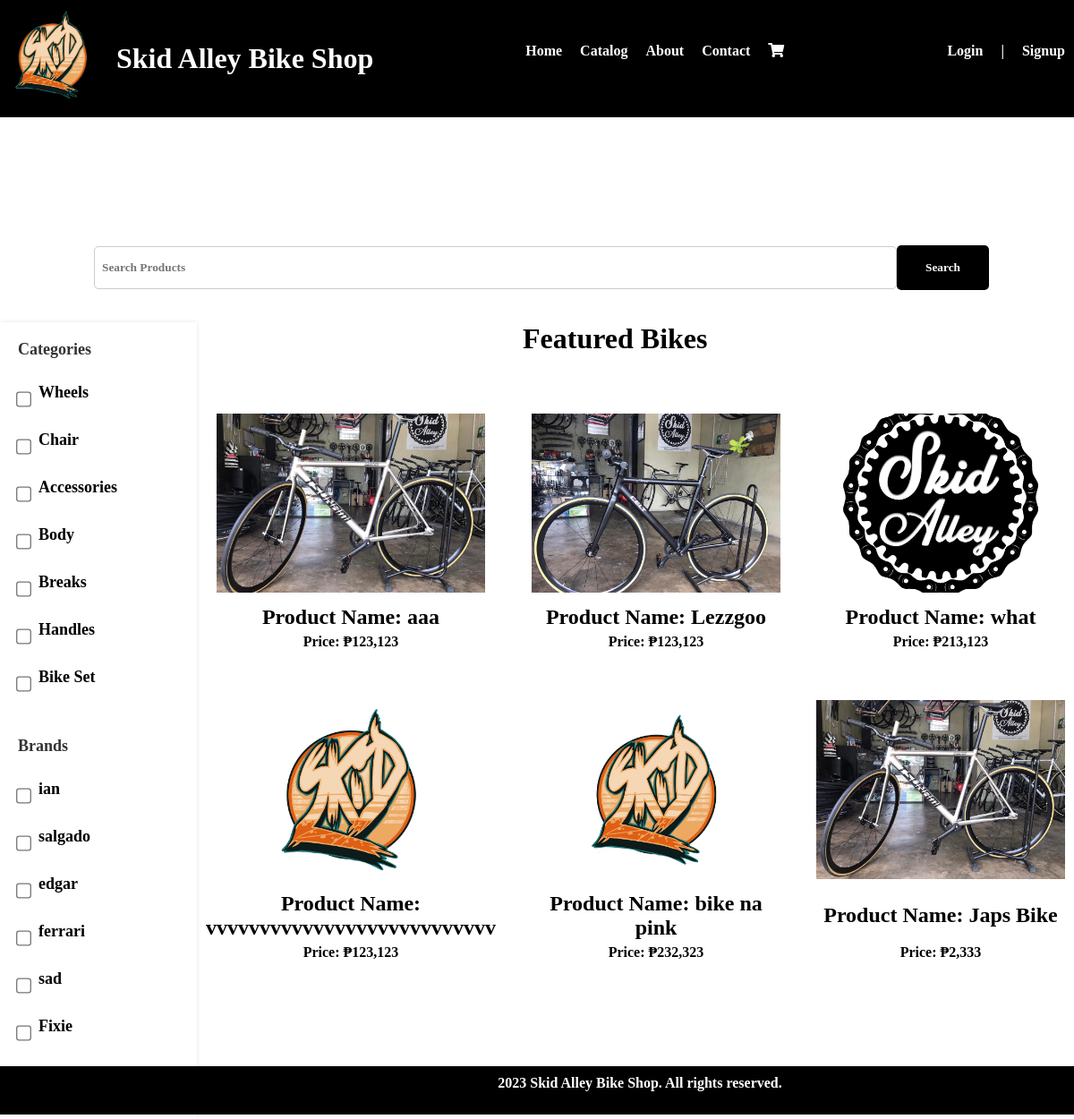
The page / on the database its author committed.
### tables this page shows
CREATE TABLE `content_management_logo` (
  `id` int(11) NOT NULL,
  `logo` text NOT NULL
);

CREATE TABLE `categories` (
  `id` int(30) NOT NULL,
  `category` varchar(250) NOT NULL,
  `description` varchar(250) NOT NULL,
  `status` tinyint(1) NOT NULL DEFAULT 1,
  `delete_flag` tinyint(1) NOT NULL
);

CREATE TABLE `brand_list` (
  `id` int(10) UNSIGNED NOT NULL,
  `name` varchar(50) NOT NULL,
  `image_path` text NOT NULL,
  `delete_flag` tinyint(1) NOT NULL,
  `status` tinyint(1) NOT NULL
);

CREATE TABLE `product_list` (
  `id` int(10) NOT NULL,
  `brand_id` int(11) NOT NULL,
  `category_id` int(11) NOT NULL,
  `name` varchar(250) NOT NULL,
  `models` varchar(250) NOT NULL,
  `description` varchar(250) NOT NULL,
  `price` float NOT NULL,
  `status` tinyint(1) NOT NULL DEFAULT 1,
  `image_path` text NOT NULL,
  `delete_flag` tinyint(1) NOT NULL
);

### index.php (the view, shortened to what this page needs)
<?php include('partials-front/menu.php'); ?>
<br>
<html>
<div class="searchsection">
    <form action="<?php echo SITEURL; ?>product-search.php" method="GET">
        <input id="searchbar" type="text" name="search" placeholder="Search Products">
        <button type="submit" id="searchbutton">Search</button>
    </form>
   </div>
    <br><br>
<div class="sidebar">
    <h2>Categories</h2>
    <ul>
        <?php
        $categorySql = "SELECT * FROM categories WHERE status = '1'";
        $categoryRes = mysqli_query($conn, $categorySql);
        while ($categoryRow = mysqli_fetch_assoc($categoryRes))
        {
            $categoryId = $categoryRow['id'];
            $categoryName = $categoryRow['category'];
            ?>
            <li>
                <label>
                <input type="checkbox" class="checkbox-category" name="category[]" value="<?php echo $categoryId; ?>">
                <span class="checkbox-text"><?php echo $categoryName ?></span>
                </label>
            </li>
            <?php
        }
        ?>
    </ul>
    <br><br>
    <h2>Brands</h2>
    <ul>
        <?php
        $brandSql = "SELECT * FROM brand_list WHERE status = '1'";
        $brandRes = mysqli_query($conn, $brandSql);
        while ($brandRow = mysqli_fetch_assoc($brandRes))
         {
            $brandId = $brandRow['id'];
            $brandName = $brandRow['name'];
            ?>
            <li>
                <label>
                    <input type="checkbox" class="checkbox-brand" name="brand[]" value="<?php echo $brandId; ?>">
                    <span class="checkbox-text"><?php echo $brandName ?></span>
                </label>
            </a></li>
            <?php
        }
        ?>
    </ul>
</div>
        <div class="bikelist-container clearfix" id="product-list">
        <br><br><br><br>
        <h1> Featured Bikes</h1>
        <br><br>
        <?php
        $sql = "SELECT pl.*, MAX(sl.quantity) AS stock_quantity, d.discount_percentage
        FROM product_list pl
        LEFT JOIN stock_list sl ON pl.id = sl.product_id
        LEFT JOIN discounts d ON pl.id = d.product_id AND NOW() BETWEEN d.start_time AND d.end_time
        WHERE pl.status = '1'
        GROUP BY pl.id, pl.name, pl.description, pl.image_path, pl.price, d.discount_percentage";
        $res = mysqli_query($conn, $sql);
        $count = mysqli_num_rows($res);
        if($count>0)
        {
            while($row=mysqli_fetch_assoc($res))
            {
                 $id = $row['id'];
                $title = $row['name'];
                $image_name = $row['image_path'];
                $price = $row['price'];
                $discountPercentage = $row['discount_percentage'];
                $discountedPrice = $price - ($price * $discountPercentage / 100);
                ?>
                <div class="bikelist">
                            <div class="bikes">
                                <?php
                                   if($image_name=="")
                                   {
                                    echo "<div class ='error'>Image not Available</div>";
                                   }
                                   else
                                   {
                                    ?>
                                     <a href="product-details.php?id=<?php echo $id; ?>">
                                        <img src="<?php echo SITEURL; ?>images/bike/<?php echo $image_name ?>"
                                            style="width: 300px">
                                    </a>
                                    <?php
                                   }
                                ?>
                                <h2> Product Name: <?php echo $title; ?> </h2>
                                <?php
                              if (!empty($discountPercentage) && $discountPercentage > 0) {
                                echo "<p class='price'>Price: ₱<span class='original-price'>" . number_format($price) . "</span></p>";
                                echo "<p class='discounted-price'>Discounted Price: ₱" . number_format($discountedPrice) . "</p>";
                            } else {
                                echo "<p class='price'>Price: ₱" . number_format($price) . "</p>";
                            }
                                ?>
                            </div>
                        </div>
                <?php
            }
        }
        else
        {
            echo "<div class = 'error'>Product not Added. </div>";
        }
        ?>
    </div>
</body>
</html>
<br><br><br><br>
<?php include('partials-front/footer.php'); ?>

### partials-front/menu.php (shortened to what this page needs)
<?php include('config/constants.php'); ?>
<!DOCTYPE html>
<html lang="en">
<head>
    <link rel="stylesheet" href="style.css">
    <link href="https://cdnjs.cloudflare.com/ajax/libs/font-awesome/5.15.4/css/all.min.css" rel="stylesheet">
</head>
<body>
    <div class="header">
        <?php
        $sql = "SELECT * FROM content_management_logo";
        $res = mysqli_query($conn, $sql);
        $count = mysqli_num_rows($res);
        if ($count > 0) {
            while ($row = mysqli_fetch_assoc($res)) {
                $logo = $row['logo'];
                ?>
                <div class="skidalley">
                <a href="<?php echo SITEURL; ?>index.php">  <?php
                            if ($logo == "")
                            {
                                echo "<div class='error'>Image not Added.</div>";
                            } else {
                                ?>
                                <img src="<?php echo SITEURL; ?>images/logo/<?php echo $logo; ?>"
                                     width="100px">
                                <?php
                            }
                            ?>
                            </img> </a>
                <a href="<?php echo SITEURL; ?>index.php"> <h1 id="name"> Skid Alley Bike Shop </h1> </a>
                </div>
             <?php
            }
        }
        else
        {
            echo  "<td colspan='4'><div class='error'>No Logo Added.</div></td>";
        }
      ?>
        <div class="navbar">
            <a href="<?php echo SITEURL; ?>home.php"> <p> Home </p> </a>
            <a href="<?php echo SITEURL; ?>index.php"> <p> Catalog </p> </a>
            <a href="<?php echo SITEURL; ?>about.php"> <p> About </p> </a>
            <a href="<?php echo SITEURL; ?>contact.php"> <p> Contact </p> </a>
            <a href="<?php echo SITEURL; ?>cart.php" class="cart-link">
                <i class="fas fa-shopping-cart"></i>
</a>
        </div>
        <div class="logsign">
        <?php
        if (isset($_SESSION['userLoggedIn']) && $_SESSION['userLoggedIn'] === true) {
            $username = $_SESSION['username'];
            $userId = $_SESSION['client_id'];
        ?>
            <div class="notifications">
            <a href="<?php echo SITEURL; ?>notifications.php">
                <p>Notifications</p>
                <?php
                if (isset($_SESSION['userLoggedIn'])) {
                    $notificationCount = getNotificationCount($userId);
                    if ($notificationCount > 0) {
                        echo '<span class="cart-count">' . $notificationCount . '</span>';
                    }
                }
                ?>
            </a>
        </div>
            <div class="user-container">
                <p id="username"><?php echo $username; ?></p>
                <div class="logout-dropdown">
                    <a href="<?php echo SITEURL; ?>orderstatus.php">My Order Status</a>
                    <a href="<?php echo SITEURL; ?>logout.php">Logout</a>
                </div>
            </div>
        <?php
        }
        else
        {
        ?>
            <a href="<?php echo SITEURL; ?>login.php"><p>Login</p></a>
            <p>|</p>
            <a href="<?php echo SITEURL; ?>signup.php"><p>Signup</p></a>
        <?php
        }
        ?>
        </div>
    </div>
</body>

### style.css (style rules this page uses)
* { padding: 0px; margin: 0px; font-family: 'Gill Sans MT'; font-weight:bolder; }
a { text-decoration: none; color: white; }
.header { align-items: center; align-content: center; padding: 10px; color: white; display: flex; background-color: black; position: relative; width: 100%; }
.skidalley { display: flex; align-items: center; gap: 20px; }
.navbar { display: flex; gap: 20px; margin-left: 170px; color: black; }
.navbar a { color: white; }
#name { color: white; }
.logsign { display: flex; margin-left: auto; gap: 10px; margin-right: 10px; }
.logsign p { margin-right: 10px; }
.searchsection { display: flex; text-align: center; align-items: center; padding-top: 125px; padding-left: 10px; color: black; gap: 10px; }
#searchbar { margin: 0; }
.bikelist-container { display: grid; grid-template-columns: repeat(3, 1fr); gap: 20px; }
.bikelist { display: inline-block; width: 100%; box-sizing: border-box; padding: 10px; height: 100%; }
.bikes { text-align: center; height: 100%; display: flex; flex-direction: column; justify-content: space-between; position: relative; }
.bikes img { max-width: 100%; height: 200px; object-fit: cover; }
.bikes h2 { margin-top: 10px; }
.bikes .price { color: #000; }
input { height: 30px; margin-top: 15px; padding-left: 10px; }
.searchsection { display: flex; justify-content: center; align-items: center; }
.searchsection form { display: flex; align-items: center; max-width: 1000px; width: 100%; }
#searchbar { flex: 1; padding: 8px; border: 1px solid #ccc; border-radius: 5px; }
#searchbutton { background-color: black; color: white; border: none; border-radius: 5px; padding: 17px 32px; cursor: pointer; transition: background-color 0.3s ease; }
.clearfix::after { content: ""; clear: both; display: table; }
.sidebar { float: left; width: 15%; padding: 20px; background-color: white; box-shadow: 0 0 5px rgba(0, 0, 0, 0.1); }
.sidebar h2 { font-size: 18px; margin-bottom: 15px; color: #333; }
.sidebar ul { list-style: none; padding: 0; margin: 0; }
.sidebar li { margin-bottom: 8px; }
.sidebar label { display: flex; align-items: center; }
.sidebar input[type="checkbox"] { margin-right: 10px; vertical-align: middle; transform: scale(1.3); }
.sidebar .checkbox-text { display: inline-block; vertical-align: middle; padding-right: 10px; font-size: 18px; }
.price { font-size: 16px; margin-top: 5px; }
p { margin-top: 0; margin-bottom: 1rem; }

### partials-front/menu.php (style rules this page uses)
.cart-link { position: relative; display: inline-block; }

### rows shown on the page
content_management_logo: logo (picture)
categories: category "Wheels"
categories: category "Chair"
categories: category "Accessories"
categories: category "Body"
categories: category "Breaks"
categories: category "Handles"
categories: category "Bike Set"
brand_list: name "ian"
brand_list: name "salgado"
brand_list: name "edgar"
brand_list: name "ferrari"
brand_list: name "sad"
brand_list: name "Fixie"
product_list: image_path (picture), name "aaa", price "123,123"
product_list: image_path (picture), name "Lezzgoo", price "123,123"
product_list: image_path (picture), name "what", price "213,123"
product_list: image_path (picture), name "vvvvvvvvvvvvvvvvvvvvvvvvvvv", price "123,123"
product_list: image_path (picture), name "bike na pink", price "232,323"
product_list: image_path (picture), name "Japs Bike", price "2,333"
